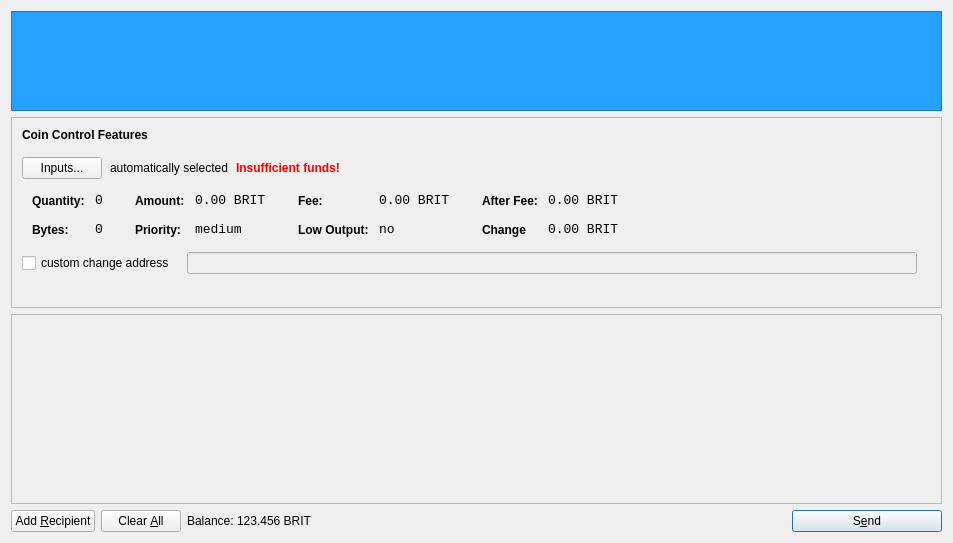
<?xml version="1.0" encoding="UTF-8"?>
<ui version="4.0">
 <class>SendCoinsDialog</class>
 <widget class="QDialog" name="SendCoinsDialog">
  <property name="geometry">
   <rect>
    <x>0</x>
    <y>0</y>
    <width>949</width>
    <height>543</height>
   </rect>
  </property>
  <property name="windowTitle">
   <string>Send Coins</string>
  </property>
  <layout class="QVBoxLayout" name="verticalLayout">
   <item>
    <widget class="QLabel" name="label_2">
     <property name="minimumSize">
      <size>
       <width>931</width>
       <height>100</height>
      </size>
     </property>
     <property name="font">
      <font>
       <pointsize>14</pointsize>
       <weight>75</weight>
       <bold>true</bold>
      </font>
     </property>
     <property name="layoutDirection">
      <enum>Qt::LeftToRight</enum>
     </property>
     <property name="autoFillBackground">
      <bool>false</bool>
     </property>
     <property name="styleSheet">
      <string notr="true">background-color: rgb(37, 161, 255);</string>
     </property>
     <property name="frameShape">
      <enum>QFrame::StyledPanel</enum>
     </property>
     <property name="text">
      <string/>
     </property>
     <property name="pixmap">
      <pixmap resource="../bitcoin.qrc">:/images/top_logo</pixmap>
     </property>
     <property name="scaledContents">
      <bool>true</bool>
     </property>
     <property name="alignment">
      <set>Qt::AlignCenter</set>
     </property>
     <property name="wordWrap">
      <bool>true</bool>
     </property>
    </widget>
   </item>
   <item>
    <widget class="QFrame" name="frameCoinControl">
     <property name="sizePolicy">
      <sizepolicy hsizetype="Expanding" vsizetype="Expanding">
       <horstretch>0</horstretch>
       <verstretch>0</verstretch>
      </sizepolicy>
     </property>
     <property name="maximumSize">
      <size>
       <width>16777215</width>
       <height>16777215</height>
      </size>
     </property>
     <property name="frameShape">
      <enum>QFrame::StyledPanel</enum>
     </property>
     <property name="frameShadow">
      <enum>QFrame::Sunken</enum>
     </property>
     <layout class="QVBoxLayout" name="verticalLayoutCoinControl2">
      <property name="spacing">
       <number>6</number>
      </property>
      <property name="leftMargin">
       <number>0</number>
      </property>
      <property name="topMargin">
       <number>0</number>
      </property>
      <property name="rightMargin">
       <number>0</number>
      </property>
      <property name="bottomMargin">
       <number>6</number>
      </property>
      <item>
       <layout class="QVBoxLayout" name="verticalLayoutCoinControl" stretch="0,0,0,0,1">
        <property name="spacing">
         <number>0</number>
        </property>
        <property name="leftMargin">
         <number>10</number>
        </property>
        <property name="topMargin">
         <number>10</number>
        </property>
        <item>
         <layout class="QHBoxLayout" name="horizontalLayoutCoinControl1">
          <property name="bottomMargin">
           <number>15</number>
          </property>
          <item>
           <widget class="QLabel" name="labelCoinControlFeatures">
            <property name="sizePolicy">
             <sizepolicy hsizetype="Preferred" vsizetype="Maximum">
              <horstretch>0</horstretch>
              <verstretch>0</verstretch>
             </sizepolicy>
            </property>
            <property name="font">
             <font>
              <weight>75</weight>
              <bold>true</bold>
             </font>
            </property>
            <property name="styleSheet">
             <string notr="true">font-weight:bold;</string>
            </property>
            <property name="text">
             <string>Coin Control Features</string>
            </property>
           </widget>
          </item>
         </layout>
        </item>
        <item>
         <layout class="QHBoxLayout" name="horizontalLayoutCoinControl2" stretch="0,0,0,0">
          <property name="spacing">
           <number>8</number>
          </property>
          <property name="bottomMargin">
           <number>10</number>
          </property>
          <item>
           <widget class="QPushButton" name="pushButtonCoinControl">
            <property name="styleSheet">
             <string notr="true"/>
            </property>
            <property name="text">
             <string>Inputs...</string>
            </property>
           </widget>
          </item>
          <item>
           <widget class="QLabel" name="labelCoinControlAutomaticallySelected">
            <property name="text">
             <string>automatically selected</string>
            </property>
            <property name="margin">
             <number>5</number>
            </property>
           </widget>
          </item>
          <item>
           <widget class="QLabel" name="labelCoinControlInsuffFunds">
            <property name="font">
             <font>
              <weight>75</weight>
              <bold>true</bold>
             </font>
            </property>
            <property name="styleSheet">
             <string notr="true">color:red;font-weight:bold;</string>
            </property>
            <property name="text">
             <string>Insufficient funds!</string>
            </property>
            <property name="margin">
             <number>5</number>
            </property>
           </widget>
          </item>
          <item>
           <spacer name="horizontalSpacerCoinControl">
            <property name="orientation">
             <enum>Qt::Horizontal</enum>
            </property>
            <property name="sizeHint" stdset="0">
             <size>
              <width>40</width>
              <height>1</height>
             </size>
            </property>
           </spacer>
          </item>
         </layout>
        </item>
        <item>
         <widget class="QWidget" name="widgetCoinControl" native="true">
          <property name="sizePolicy">
           <sizepolicy hsizetype="Preferred" vsizetype="Preferred">
            <horstretch>0</horstretch>
            <verstretch>0</verstretch>
           </sizepolicy>
          </property>
          <property name="minimumSize">
           <size>
            <width>0</width>
            <height>0</height>
           </size>
          </property>
          <property name="styleSheet">
           <string notr="true"/>
          </property>
          <layout class="QHBoxLayout" name="horizontalLayoutCoinControl5">
           <property name="margin">
            <number>0</number>
           </property>
           <item>
            <layout class="QHBoxLayout" name="horizontalLayoutCoinControl3" stretch="0,0,0,1">
             <property name="spacing">
              <number>20</number>
             </property>
             <property name="topMargin">
              <number>0</number>
             </property>
             <property name="bottomMargin">
              <number>10</number>
             </property>
             <item>
              <layout class="QFormLayout" name="formLayoutCoinControl1">
               <property name="horizontalSpacing">
                <number>10</number>
               </property>
               <property name="verticalSpacing">
                <number>14</number>
               </property>
               <property name="leftMargin">
                <number>10</number>
               </property>
               <property name="topMargin">
                <number>4</number>
               </property>
               <property name="rightMargin">
                <number>6</number>
               </property>
               <item row="0" column="0">
                <widget class="QLabel" name="labelCoinControlQuantityText">
                 <property name="styleSheet">
                  <string notr="true">font-weight:bold;</string>
                 </property>
                 <property name="text">
                  <string>Quantity:</string>
                 </property>
                 <property name="margin">
                  <number>0</number>
                 </property>
                </widget>
               </item>
               <item row="0" column="1">
                <widget class="QLabel" name="labelCoinControlQuantity">
                 <property name="font">
                  <font>
                   <family>Monospace</family>
                   <pointsize>10</pointsize>
                  </font>
                 </property>
                 <property name="cursor">
                  <cursorShape>IBeamCursor</cursorShape>
                 </property>
                 <property name="contextMenuPolicy">
                  <enum>Qt::ActionsContextMenu</enum>
                 </property>
                 <property name="text">
                  <string>0</string>
                 </property>
                 <property name="margin">
                  <number>0</number>
                 </property>
                 <property name="textInteractionFlags">
                  <set>Qt::LinksAccessibleByMouse|Qt::TextSelectableByKeyboard|Qt::TextSelectableByMouse</set>
                 </property>
                </widget>
               </item>
               <item row="1" column="0">
                <widget class="QLabel" name="labelCoinControlBytesText">
                 <property name="styleSheet">
                  <string notr="true">font-weight:bold;</string>
                 </property>
                 <property name="text">
                  <string>Bytes:</string>
                 </property>
                </widget>
               </item>
               <item row="1" column="1">
                <widget class="QLabel" name="labelCoinControlBytes">
                 <property name="font">
                  <font>
                   <family>Monospace</family>
                   <pointsize>10</pointsize>
                  </font>
                 </property>
                 <property name="cursor">
                  <cursorShape>IBeamCursor</cursorShape>
                 </property>
                 <property name="contextMenuPolicy">
                  <enum>Qt::ActionsContextMenu</enum>
                 </property>
                 <property name="text">
                  <string>0</string>
                 </property>
                 <property name="textInteractionFlags">
                  <set>Qt::LinksAccessibleByMouse|Qt::TextSelectableByKeyboard|Qt::TextSelectableByMouse</set>
                 </property>
                </widget>
               </item>
              </layout>
             </item>
             <item>
              <layout class="QFormLayout" name="formLayoutCoinControl2">
               <property name="horizontalSpacing">
                <number>10</number>
               </property>
               <property name="verticalSpacing">
                <number>14</number>
               </property>
               <property name="leftMargin">
                <number>6</number>
               </property>
               <property name="topMargin">
                <number>4</number>
               </property>
               <property name="rightMargin">
                <number>6</number>
               </property>
               <item row="0" column="0">
                <widget class="QLabel" name="labelCoinControlAmountText">
                 <property name="styleSheet">
                  <string notr="true">font-weight:bold;</string>
                 </property>
                 <property name="text">
                  <string>Amount:</string>
                 </property>
                 <property name="margin">
                  <number>0</number>
                 </property>
                </widget>
               </item>
               <item row="0" column="1">
                <widget class="QLabel" name="labelCoinControlAmount">
                 <property name="font">
                  <font>
                   <family>Monospace</family>
                   <pointsize>10</pointsize>
                  </font>
                 </property>
                 <property name="cursor">
                  <cursorShape>IBeamCursor</cursorShape>
                 </property>
                 <property name="contextMenuPolicy">
                  <enum>Qt::ActionsContextMenu</enum>
                 </property>
                 <property name="text">
                  <string>0.00 BRIT</string>
                 </property>
                 <property name="textInteractionFlags">
                  <set>Qt::LinksAccessibleByMouse|Qt::TextSelectableByKeyboard|Qt::TextSelectableByMouse</set>
                 </property>
                </widget>
               </item>
               <item row="1" column="0">
                <widget class="QLabel" name="labelCoinControlPriorityText">
                 <property name="styleSheet">
                  <string notr="true">font-weight:bold;</string>
                 </property>
                 <property name="text">
                  <string>Priority:</string>
                 </property>
                </widget>
               </item>
               <item row="1" column="1">
                <widget class="QLabel" name="labelCoinControlPriority">
                 <property name="font">
                  <font>
                   <family>Monospace</family>
                   <pointsize>10</pointsize>
                  </font>
                 </property>
                 <property name="cursor">
                  <cursorShape>IBeamCursor</cursorShape>
                 </property>
                 <property name="contextMenuPolicy">
                  <enum>Qt::ActionsContextMenu</enum>
                 </property>
                 <property name="text">
                  <string>medium</string>
                 </property>
                 <property name="textInteractionFlags">
                  <set>Qt::LinksAccessibleByMouse|Qt::TextSelectableByKeyboard|Qt::TextSelectableByMouse</set>
                 </property>
                </widget>
               </item>
              </layout>
             </item>
             <item>
              <layout class="QFormLayout" name="formLayoutCoinControl3">
               <property name="horizontalSpacing">
                <number>10</number>
               </property>
               <property name="verticalSpacing">
                <number>14</number>
               </property>
               <property name="leftMargin">
                <number>6</number>
               </property>
               <property name="topMargin">
                <number>4</number>
               </property>
               <property name="rightMargin">
                <number>6</number>
               </property>
               <item row="0" column="0">
                <widget class="QLabel" name="labelCoinControlFeeText">
                 <property name="styleSheet">
                  <string notr="true">font-weight:bold;</string>
                 </property>
                 <property name="text">
                  <string>Fee:</string>
                 </property>
                 <property name="margin">
                  <number>0</number>
                 </property>
                </widget>
               </item>
               <item row="0" column="1">
                <widget class="QLabel" name="labelCoinControlFee">
                 <property name="font">
                  <font>
                   <family>Monospace</family>
                   <pointsize>10</pointsize>
                  </font>
                 </property>
                 <property name="cursor">
                  <cursorShape>IBeamCursor</cursorShape>
                 </property>
                 <property name="contextMenuPolicy">
                  <enum>Qt::ActionsContextMenu</enum>
                 </property>
                 <property name="text">
                  <string>0.00 BRIT</string>
                 </property>
                 <property name="textInteractionFlags">
                  <set>Qt::LinksAccessibleByMouse|Qt::TextSelectableByKeyboard|Qt::TextSelectableByMouse</set>
                 </property>
                </widget>
               </item>
               <item row="1" column="0">
                <widget class="QLabel" name="labelCoinControlLowOutputText">
                 <property name="styleSheet">
                  <string notr="true">font-weight:bold;</string>
                 </property>
                 <property name="text">
                  <string>Low Output:</string>
                 </property>
                </widget>
               </item>
               <item row="1" column="1">
                <widget class="QLabel" name="labelCoinControlLowOutput">
                 <property name="font">
                  <font>
                   <family>Monospace</family>
                   <pointsize>10</pointsize>
                  </font>
                 </property>
                 <property name="cursor">
                  <cursorShape>IBeamCursor</cursorShape>
                 </property>
                 <property name="contextMenuPolicy">
                  <enum>Qt::ActionsContextMenu</enum>
                 </property>
                 <property name="text">
                  <string>no</string>
                 </property>
                 <property name="textInteractionFlags">
                  <set>Qt::LinksAccessibleByMouse|Qt::TextSelectableByKeyboard|Qt::TextSelectableByMouse</set>
                 </property>
                </widget>
               </item>
              </layout>
             </item>
             <item>
              <layout class="QFormLayout" name="formLayoutCoinControl4">
               <property name="horizontalSpacing">
                <number>10</number>
               </property>
               <property name="verticalSpacing">
                <number>14</number>
               </property>
               <property name="leftMargin">
                <number>6</number>
               </property>
               <property name="topMargin">
                <number>4</number>
               </property>
               <property name="rightMargin">
                <number>6</number>
               </property>
               <item row="0" column="0">
                <widget class="QLabel" name="labelCoinControlAfterFeeText">
                 <property name="styleSheet">
                  <string notr="true">font-weight:bold;</string>
                 </property>
                 <property name="text">
                  <string>After Fee:</string>
                 </property>
                 <property name="margin">
                  <number>0</number>
                 </property>
                </widget>
               </item>
               <item row="0" column="1">
                <widget class="QLabel" name="labelCoinControlAfterFee">
                 <property name="font">
                  <font>
                   <family>Monospace</family>
                   <pointsize>10</pointsize>
                  </font>
                 </property>
                 <property name="cursor">
                  <cursorShape>IBeamCursor</cursorShape>
                 </property>
                 <property name="contextMenuPolicy">
                  <enum>Qt::ActionsContextMenu</enum>
                 </property>
                 <property name="text">
                  <string>0.00 BRIT</string>
                 </property>
                 <property name="textInteractionFlags">
                  <set>Qt::LinksAccessibleByMouse|Qt::TextSelectableByKeyboard|Qt::TextSelectableByMouse</set>
                 </property>
                </widget>
               </item>
               <item row="1" column="0">
                <widget class="QLabel" name="labelCoinControlChangeText">
                 <property name="styleSheet">
                  <string notr="true">font-weight:bold;</string>
                 </property>
                 <property name="text">
                  <string>Change</string>
                 </property>
                </widget>
               </item>
               <item row="1" column="1">
                <widget class="QLabel" name="labelCoinControlChange">
                 <property name="font">
                  <font>
                   <family>Monospace</family>
                   <pointsize>10</pointsize>
                  </font>
                 </property>
                 <property name="cursor">
                  <cursorShape>IBeamCursor</cursorShape>
                 </property>
                 <property name="contextMenuPolicy">
                  <enum>Qt::ActionsContextMenu</enum>
                 </property>
                 <property name="text">
                  <string>0.00 BRIT</string>
                 </property>
                 <property name="textInteractionFlags">
                  <set>Qt::LinksAccessibleByMouse|Qt::TextSelectableByKeyboard|Qt::TextSelectableByMouse</set>
                 </property>
                </widget>
               </item>
              </layout>
             </item>
            </layout>
           </item>
          </layout>
         </widget>
        </item>
        <item>
         <layout class="QHBoxLayout" name="horizontalLayoutCoinControl4" stretch="0,0,0">
          <property name="spacing">
           <number>12</number>
          </property>
          <property name="sizeConstraint">
           <enum>QLayout::SetDefaultConstraint</enum>
          </property>
          <property name="topMargin">
           <number>5</number>
          </property>
          <property name="rightMargin">
           <number>5</number>
          </property>
          <item>
           <widget class="QCheckBox" name="checkBoxCoinControlChange">
            <property name="text">
             <string>custom change address</string>
            </property>
           </widget>
          </item>
          <item>
           <widget class="QLineEdit" name="lineEditCoinControlChange">
            <property name="enabled">
             <bool>false</bool>
            </property>
            <property name="sizePolicy">
             <sizepolicy hsizetype="Expanding" vsizetype="Fixed">
              <horstretch>0</horstretch>
              <verstretch>0</verstretch>
             </sizepolicy>
            </property>
           </widget>
          </item>
          <item>
           <widget class="QLabel" name="labelCoinControlChangeLabel">
            <property name="sizePolicy">
             <sizepolicy hsizetype="Preferred" vsizetype="Expanding">
              <horstretch>0</horstretch>
              <verstretch>0</verstretch>
             </sizepolicy>
            </property>
            <property name="minimumSize">
             <size>
              <width>0</width>
              <height>0</height>
             </size>
            </property>
            <property name="text">
             <string/>
            </property>
            <property name="margin">
             <number>3</number>
            </property>
           </widget>
          </item>
         </layout>
        </item>
        <item>
         <spacer name="verticalSpacerCoinControl">
          <property name="orientation">
           <enum>Qt::Vertical</enum>
          </property>
          <property name="sizeHint" stdset="0">
           <size>
            <width>800</width>
            <height>1</height>
           </size>
          </property>
         </spacer>
        </item>
       </layout>
      </item>
     </layout>
    </widget>
   </item>
   <item>
    <widget class="QScrollArea" name="scrollArea">
     <property name="widgetResizable">
      <bool>true</bool>
     </property>
     <widget class="QWidget" name="scrollAreaWidgetContents">
      <property name="geometry">
       <rect>
        <x>0</x>
        <y>0</y>
        <width>929</width>
        <height>187</height>
       </rect>
      </property>
      <layout class="QVBoxLayout" name="verticalLayout_2">
       <property name="margin">
        <number>0</number>
       </property>
       <item>
        <layout class="QVBoxLayout" name="entries">
         <property name="spacing">
          <number>6</number>
         </property>
        </layout>
       </item>
       <item>
        <spacer name="verticalSpacer">
         <property name="orientation">
          <enum>Qt::Vertical</enum>
         </property>
         <property name="sizeHint" stdset="0">
          <size>
           <width>20</width>
           <height>40</height>
          </size>
         </property>
        </spacer>
       </item>
      </layout>
     </widget>
    </widget>
   </item>
   <item>
    <layout class="QHBoxLayout" name="horizontalLayout">
     <item>
      <widget class="QPushButton" name="addButton">
       <property name="toolTip">
        <string>Send to multiple recipients at once</string>
       </property>
       <property name="text">
        <string>Add &amp;Recipient</string>
       </property>
       <property name="icon">
        <iconset resource="../bitcoin.qrc">
         <normaloff>:/icons/add</normaloff>:/icons/add</iconset>
       </property>
       <property name="autoDefault">
        <bool>false</bool>
       </property>
      </widget>
     </item>
     <item>
      <widget class="QPushButton" name="clearButton">
       <property name="sizePolicy">
        <sizepolicy hsizetype="Minimum" vsizetype="Fixed">
         <horstretch>0</horstretch>
         <verstretch>0</verstretch>
        </sizepolicy>
       </property>
       <property name="toolTip">
        <string>Remove all transaction fields</string>
       </property>
       <property name="text">
        <string>Clear &amp;All</string>
       </property>
       <property name="icon">
        <iconset resource="../bitcoin.qrc">
         <normaloff>:/icons/remove</normaloff>:/icons/remove</iconset>
       </property>
       <property name="autoRepeatDelay">
        <number>300</number>
       </property>
       <property name="autoDefault">
        <bool>false</bool>
       </property>
      </widget>
     </item>
     <item>
      <layout class="QHBoxLayout" name="horizontalLayout_2">
       <property name="spacing">
        <number>3</number>
       </property>
       <item>
        <widget class="QLabel" name="label">
         <property name="sizePolicy">
          <sizepolicy hsizetype="Preferred" vsizetype="Fixed">
           <horstretch>0</horstretch>
           <verstretch>0</verstretch>
          </sizepolicy>
         </property>
         <property name="text">
          <string>Balance:</string>
         </property>
        </widget>
       </item>
       <item>
        <widget class="QLabel" name="labelBalance">
         <property name="sizePolicy">
          <sizepolicy hsizetype="Preferred" vsizetype="Fixed">
           <horstretch>0</horstretch>
           <verstretch>0</verstretch>
          </sizepolicy>
         </property>
         <property name="cursor">
          <cursorShape>IBeamCursor</cursorShape>
         </property>
         <property name="text">
          <string>123.456 BRIT</string>
         </property>
         <property name="textInteractionFlags">
          <set>Qt::LinksAccessibleByMouse|Qt::TextSelectableByKeyboard|Qt::TextSelectableByMouse</set>
         </property>
        </widget>
       </item>
      </layout>
     </item>
     <item>
      <spacer name="horizontalSpacer">
       <property name="orientation">
        <enum>Qt::Horizontal</enum>
       </property>
       <property name="sizeHint" stdset="0">
        <size>
         <width>40</width>
         <height>20</height>
        </size>
       </property>
      </spacer>
     </item>
     <item>
      <widget class="QPushButton" name="sendButton">
       <property name="minimumSize">
        <size>
         <width>150</width>
         <height>0</height>
        </size>
       </property>
       <property name="toolTip">
        <string>Confirm the send action</string>
       </property>
       <property name="text">
        <string>S&amp;end</string>
       </property>
       <property name="icon">
        <iconset resource="../bitcoin.qrc">
         <normaloff>:/icons/send</normaloff>:/icons/send</iconset>
       </property>
       <property name="default">
        <bool>true</bool>
       </property>
      </widget>
     </item>
    </layout>
   </item>
  </layout>
 </widget>
 <resources>
  <include location="../bitcoin.qrc"/>
 </resources>
 <connections/>
</ui>
